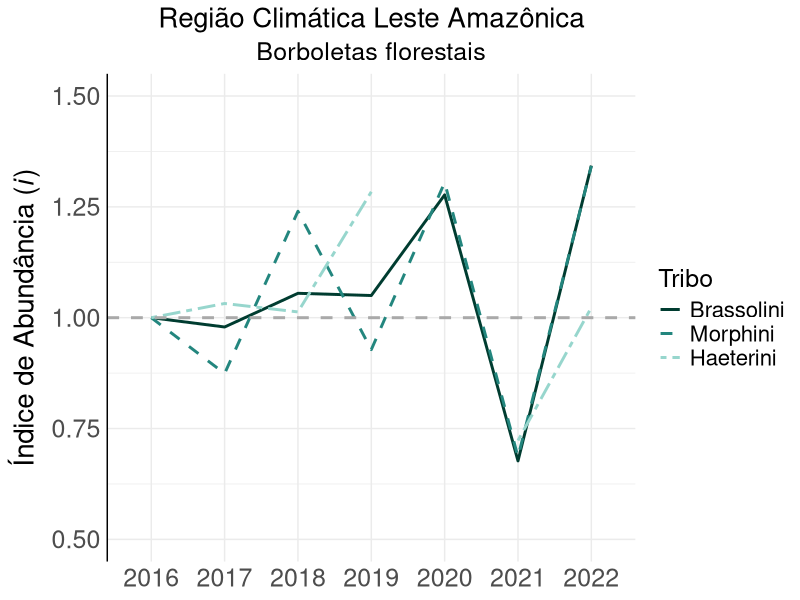
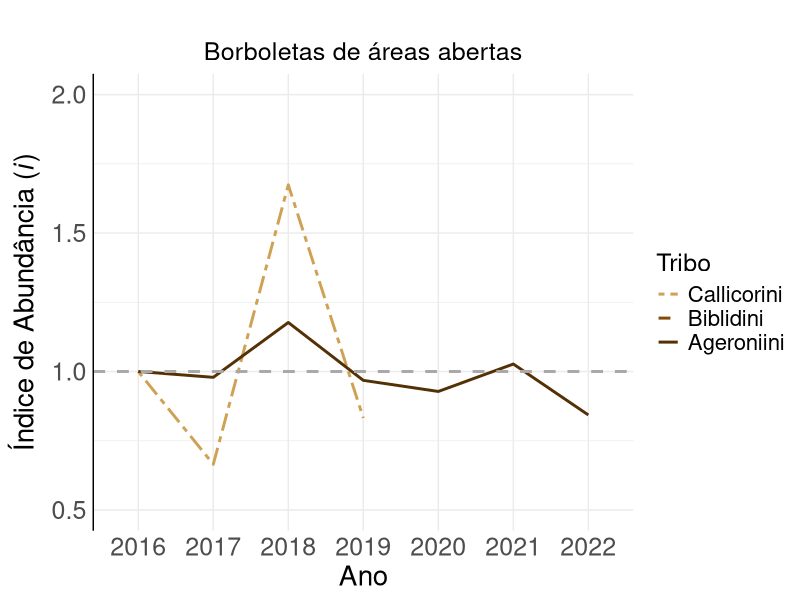
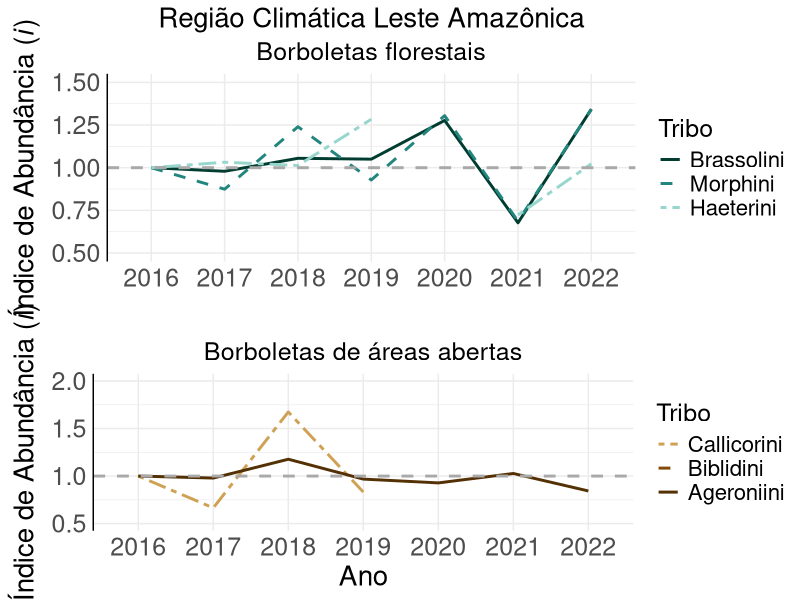
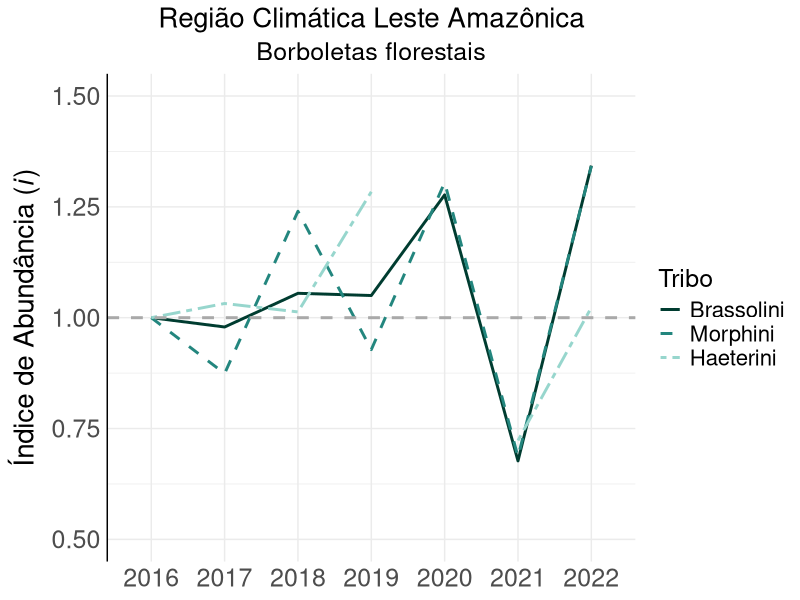
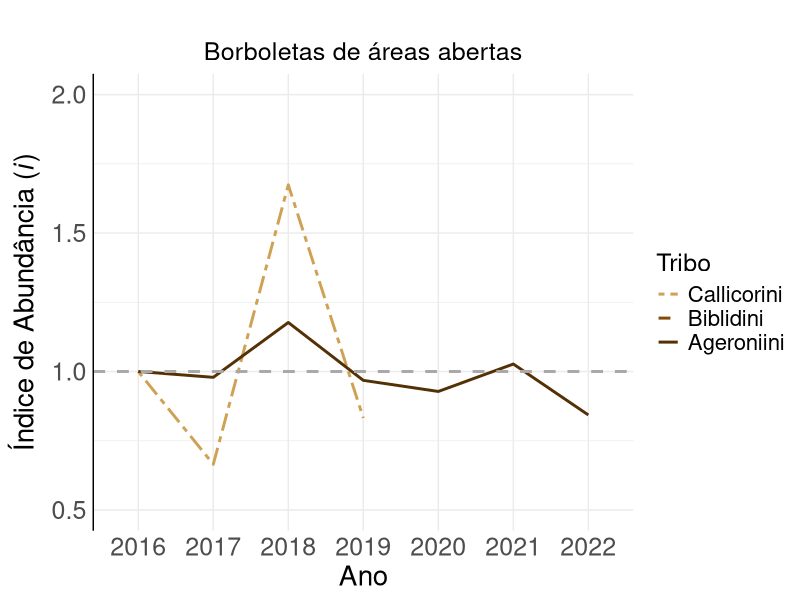
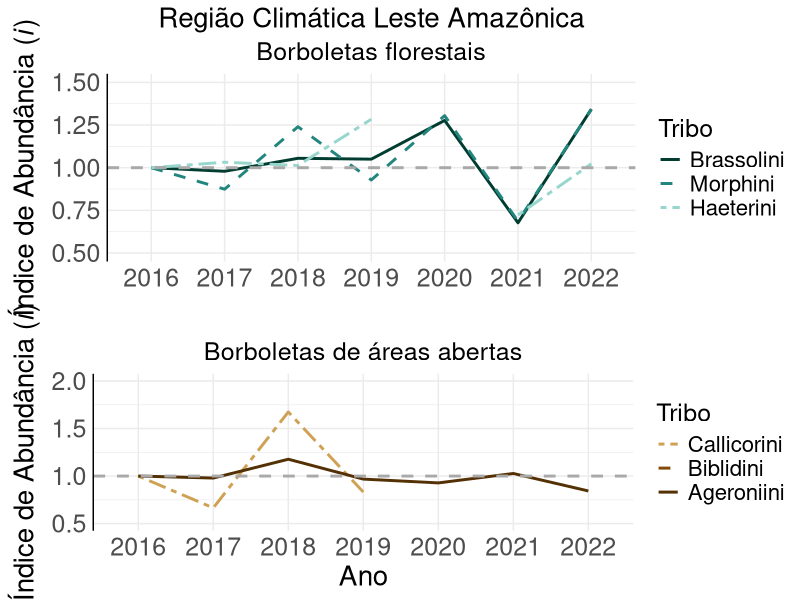

R code for these plots, in order:
##### Índices de abundância de tribos ao longo dos anos - Mata Atlântica
## Script: Isabela Freitas Oliveira

library(dplyr)
library(tidyr)


# Definir o diretório de trabalho
setwd("~/Documents/ICMBIO-COMOB/Dados_Monitora/Análise de dados/Monitora_Borboletas_Isabela")
df_indice<-read.csv("resultado_final_com_esforco.csv", header=T, sep = ';') # dataframe para fazer os gráficos
df_indice <- df_indice[!is.na(df_indice$tribo), ]

dados_regiao_especifica <- df_indice %>%
  filter(bioma == "Amazonia", regiao == "leste")

# Agregar soma_individuos por tribo e ano
soma_individuos_por_tribo_ano <- dados_regiao_especifica %>%
  filter(soma_individuos > 0 ) %>%
  group_by(tribo, ano) %>%
  summarize(soma_individuos = sum(soma_individuos, na.rm = TRUE)) %>%
  ungroup()

# Verificar o esforço individual por uc_ea e expedicao
esforco_individual <- dados_regiao_especifica %>%
  group_by(uc, uc_ea, ano, expedicao) %>%
  summarize(esforco_individual = unique(esforco_amostral), na.rm = TRUE) %>%
  ungroup()

# Somar os esforços por expedicao
esforco_por_expedicao <- esforco_individual %>%
  group_by(uc, ano, expedicao) %>%
  summarize(esforco_total_expedicao = sum(esforco_individual, na.rm = TRUE)) %>%
  ungroup()

# Calcular o esforço total anual para cada ano
esforco_total_anual <- esforco_por_expedicao %>%
  group_by(ano) %>%
  summarize(esforco_total_anual = sum(esforco_total_expedicao, na.rm = TRUE)) %>%
  ungroup()

# Juntar com soma_individuos_por_tribo_ano
df_agregado <- soma_individuos_por_tribo_ano %>%
  left_join(esforco_total_anual, by = "ano") %>%
  ungroup()

# Calcular o índice de abundância
df_agregado <- df_agregado %>%
  mutate(frequencia_corrigida = (soma_individuos + 0.00001) / esforco_total_anual,
         log_frequencia_corrigida = log10(frequencia_corrigida)) %>%
  group_by(tribo) %>%
  arrange(ano) %>%
  mutate(indice_abundancia = if_else(row_number() == 1, 1, 
                                     log_frequencia_corrigida / lag(log_frequencia_corrigida))) %>%
  ungroup()

# Reestruturar para visualização
df_tribo_ano_largo <- df_agregado %>%
  pivot_wider(names_from = ano, values_from = indice_abundancia)

# Reestruturar o dataframe para o formato largo # tabela geral dos índices
df_tribo_ano_largo <- df_agregado %>%
  select(tribo, ano, indice_abundancia) %>% # Selecionar as colunas relevantes
  pivot_wider(names_from = ano, values_from = indice_abundancia) # Transformar para o formato largo

# Limitar os valores a 3 casas decimais
df_tribo_ano_largo <- df_tribo_ano_largo %>%
  mutate_if(is.numeric, ~ round(., 3))
#write.csv(df_tribo_ano_largo, "tabela_índice_tribo_ano_MataAtlantica.csv", row.names = FALSE)

############
#Gráficos
library(ggplot2)

# Definir as cores e tipos de linha para cada tribo
cores_linhas <- c("Brassolini" = "#003C30", "Morphini" = "#23867E", "Haeterini" = "#97D6CD")
tipos_linhas <- c("Brassolini" = "solid", "Morphini" = "dashed", "Haeterini" = "twodash")

# Filtrar tribos florestais
tribos_selecionadas <- df_tribo_ano_largo %>%
  filter(tribo %in% c("Brassolini", "Morphini", "Haeterini")) %>%
  mutate(tribo = factor(tribo, levels = c("Brassolini", "Morphini", "Haeterini")))

# Transformar 'ano' para o formato longo e garantir que é numérico
dados_longos <- tribos_selecionadas %>%
  pivot_longer(cols = -tribo, names_to = "ano", values_to = "indice_abundancia")

# Certifique-se de que cada 'tribo' tem um 'tipo_linha' correspondente
dados_longos$tipo_linha <- ifelse(dados_longos$tribo == "Brassolini", "solid",
                                  ifelse(dados_longos$tribo == "Morphini","dashed","twodash"))

# Crie o gráfico
gg_florestal <- ggplot(dados_longos, aes(x = ano, y = indice_abundancia, group = tribo, color = tribo, linetype = tribo)) +
  geom_line(size = 1) +
  scale_y_continuous(limits = c(0.5,1.5))+
  scale_color_manual(values = cores_linhas) +
  scale_linetype_manual(values = tipos_linhas) +
  geom_hline(yintercept = 1, linetype = "dashed", color = "darkgray", size = 1) +
  theme_minimal() +
  labs(title = "Região Climática Leste Amazônica",
       subtitle = "Borboletas florestais",
       x = "Ano",
       y = expression("Índice de Abundância (" * italic("i") * ")"),
       color = "Tribo",
       linetype = "Tribo") +
  theme(plot.title = element_text(hjust = 0.5, size = 20),
        plot.subtitle = element_text(hjust = 0.5, size = 18),
        axis.title = element_text(size = 20),
        axis.text = element_text(size = 18),
        axis.title.x = element_blank(),
        legend.title = element_text(size = 18),
        legend.text = element_text(size = 16),
        axis.line = element_line(color = "black"),
        axis.line.x = element_blank()) +
  guides(color = guide_legend(override.aes = list(linetype = tipos_linhas)))

# Exibir o gráfico
print(gg_florestal)

# Salvar a imagem usando ggsave()
ggsave(filename = "indice de abundancia AM_Leste_florestal_linhas_.png",  # Escolha um nome adequado para o arquivo
       plot = gg_florestal,  # O objeto ggplot
       device = "png",  # Pode ser "jpeg", "tiff", etc.
       path = "/Users/isabelafreitasoliveira/Documents/ICMBIO-COMOB/Dados_Monitora/Análise de dados/Monitora_Borboletas_Isabela",  # Especifique o diretório onde você deseja salvar o gráfico
       dpi = 300,  # Define a resolução (DPI)
       width = 12, height = 8, units = "in")  # Define o tamanho da imagem
######
#Gráficos Borboletas de areas abertas

# Definir as cores e tipos de linha para cada tribo
cores_linhas <- c("Callicorini" = "#CFA154", "Biblidini" = "#824B09", "Ageroniini" = "#543005")
tipos_linhas <- c("Callicorini" = "twodash", "Biblidini" = "dashed", "Ageroniini" = "solid")

# Filtrar tribos florestais
tribos_selecionadas <- df_tribo_ano_largo %>%
  filter(tribo %in% c("Callicorini", "Biblidini", "Ageroniini")) %>%
  mutate(tribo = factor(tribo, levels = c("Callicorini", "Biblidini", "Ageroniini")))

# Transformar 'ano' para o formato longo e garantir que é numérico
dados_longos <- tribos_selecionadas %>%
  pivot_longer(cols = -tribo, names_to = "ano", values_to = "indice_abundancia")

# Certifique-se de que cada 'tribo' tem um 'tipo_linha' correspondente
dados_longos$tipo_linha <- ifelse(dados_longos$tribo == "Ageroniini", "solid",
                                  ifelse(dados_longos$tribo == "Biblidini","dashed","twodash"))

# Crie o gráfico
gg_aberto <- ggplot(dados_longos, aes(x = ano, y = indice_abundancia, group = tribo, color = tribo, linetype = tribo)) +
  geom_line(size = 1) +
  scale_y_continuous(limits = c(0.5,2))+
  scale_color_manual(values = cores_linhas) +
  scale_linetype_manual(values = tipos_linhas) +
  geom_hline(yintercept = 1, linetype = "dashed", color = "darkgray", size = 1) +
  theme_minimal() +
  labs(title = "",
       subtitle = "Borboletas de áreas abertas",
       x = "Ano",
       y = expression("Índice de Abundância (" * italic("i") * ")"),
       color = "Tribo",
       linetype = "Tribo") +
  theme(plot.title = element_text(hjust = 0.5, size = 20),
        plot.subtitle = element_text(hjust = 0.5, size = 18),
        axis.title = element_text(size = 20),
        axis.text = element_text(size = 18),
        legend.title = element_text(size = 18),
        legend.text = element_text(size = 16),
        axis.line = element_line(color = "black"),
        axis.line.x = element_blank()) +
  guides(color = guide_legend(override.aes = list(linetype = tipos_linhas)))

# Exibir o gráfico
print(gg_aberto)

# Salvar a imagem usando ggsave()
ggsave(filename = "indice de abundancia_AM_Leste_aberto_linhas_.png",  # Escolha um nome adequado para o arquivo
       plot = gg_aberto,  # O objeto ggplot
       device = "png",  # Pode ser "jpeg", "tiff", etc.
       path = "/Users/isabelafreitasoliveira/Documents/ICMBIO-COMOB/Dados_Monitora/Análise de dados/Monitora_Borboletas_Isabela",  # Especifique o diretório onde você deseja salvar o gráfico
       dpi = 300,  # Define a resolução (DPI)
       width = 12, height = 8, units = "in")  # Define o tamanho da imagem

######
#Gráficos juntos
library(gridExtra)

grid.arrange(gg_florestal, gg_aberto, ncol = 1,  heights = c(3,3))
ggsave("graficos_combinados_indice_AM_Leste_linhas.png", 
       grid.arrange(gg_florestal, gg_aberto, ncol = 1,  heights = c(3,3)), 
       device = "png", 
       width = 12, height = 10, units = "in", 
       path = "/Users/isabelafreitasoliveira/Documents/ICMBIO-COMOB/Dados_Monitora/Análise de dados/Monitora_Borboletas_Isabela")
